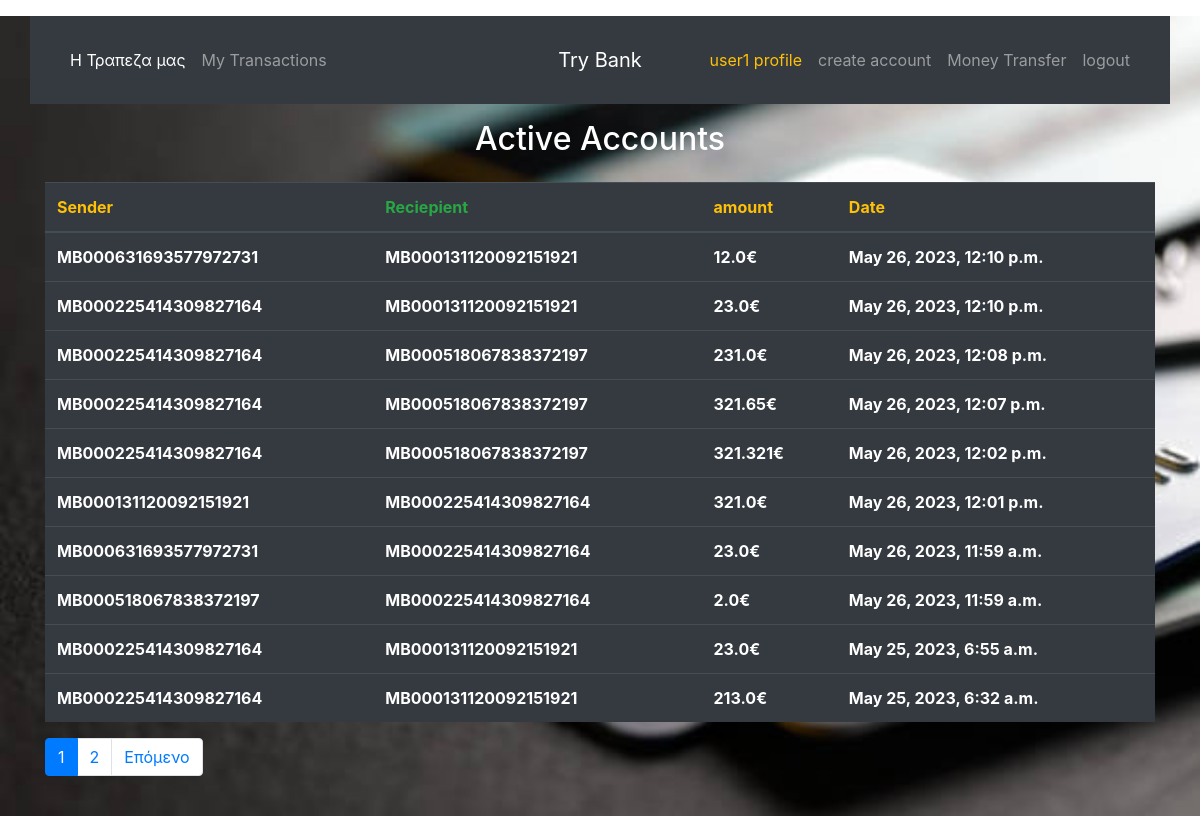
The app's page /my_transactions/ (signed in), older data.
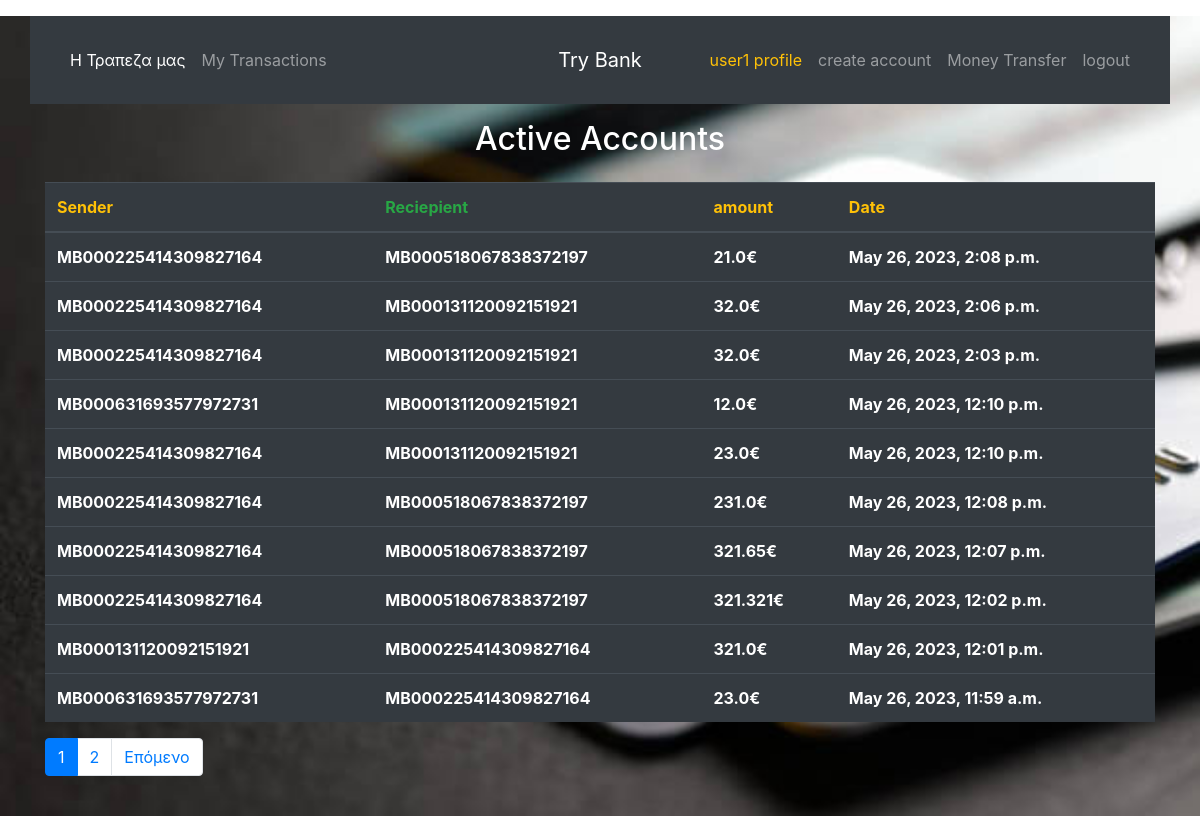
The same page, newer data.
### customers/models.py (models this page shows, shortened)
class Transactions(models.Model):
    sender_acc = models.ForeignKey(Accounts,on_delete=models.CASCADE, related_name='sender_acc')
    recipient_acc = models.ForeignKey(Accounts, on_delete=models.CASCADE, related_name='recipient_acc')
    amount = models.FloatField()
    date = models.DateTimeField(auto_now_add=True,null=True, blank=True)

class Accounts(models.Model):
    owner = models.ForeignKey(User, on_delete = models.CASCADE)
    acc_number = models.CharField(primary_key=True, max_length=20)
    balance = models.FloatField(default= 0)

### customers/views.py (the view)
# urls.py: path('my_transactions/',views.my_transactions, name= 'my_transactions'),
@login_required()
def my_transactions(request):
    user = request.user
    sender = Accounts.objects.filter(owner= user).all()
    saw_me = Transactions.objects.filter((Q(sender_acc__in=sender) | Q(recipient_acc__in=sender)))
    saw_me = saw_me.order_by('-date')
    paginator = Paginator(saw_me, per_page=10)
    page_number = request.GET.get('page', 1)
    pagin = paginator.get_page(page_number)
    context = {
        'pagin' : pagin,
    }
    return render(request, 'mytransactions.html', context)

### templates/mytransactions.html (shortened to what this page needs)
{% extends 'welcome_page.html' %}
{% block content %}
<div class="container">
    <div>
  <h2 class="text-center text-white">Active Accounts</h2>
    </div>
<div class="mt-4">
  <table class="table table-dark mt-4">
    <thead>
      <tr>
        <th class="text-warning">Sender</th>
        <th class="text-success">Reciepient</th>
        <th class="text-warning">amount</th>
        <th class="text-warning">Date</th>
      </tr>
    </thead>
      {% for object in pagin %}
      <tr>
          <th>{{object.sender_acc.acc_number}}</th>
          <th>{{object.recipient_acc.acc_number}}</th>
          <th>{{object.amount}}€</th>
          <th>{{object.date}}</th>
      </tr>
        {% endfor %}
      </table>
<nav aria-label="...">
  <ul class="pagination mt-3">
<li class="page-item active">
      <span class="page-link">{{pagin.number}}
      </span>
</li>
    {% if pagin.has_next%}
    <li class="page-item"><a class="page-link" href="?page={{pagin.next_page_number}}">{{pagin.next_page_number}}</a></li>
     <li class="page-item">
      <a class="page-link" href="?page={{pagin.next_page_number}}">Επόμενο</a>
       </li>
    {% endif %}
  </ul>
</nav>
</div>
</div>
{% endblock content %}

Row changes from the older to the newer data that the page shows:
no longer on this page (row unchanged): Transactions: sender_acc.acc_number "MB000518067838372197", recipient_acc.acc_number "MB000225414309827164", amount "2.0", date "May 26, 2023, 11:59 a.m."
no longer on this page (row unchanged): Transactions: sender_acc.acc_number "MB000225414309827164", recipient_acc.acc_number "MB000131120092151921", amount "23.0", date "May 25, 2023, 6:55 a.m."
no longer on this page (row unchanged): Transactions: sender_acc.acc_number "MB000225414309827164", recipient_acc.acc_number "MB000131120092151921", amount "213.0", date "May 25, 2023, 6:32 a.m."
added Transactions: sender_acc.acc_number "MB000225414309827164", recipient_acc.acc_number "MB000518067838372197", amount "21.0", date "May 26, 2023, 2:08 p.m."
added Transactions: sender_acc.acc_number "MB000225414309827164", recipient_acc.acc_number "MB000131120092151921", amount "32.0", date "May 26, 2023, 2:06 p.m."
added Transactions: sender_acc.acc_number "MB000225414309827164", recipient_acc.acc_number "MB000131120092151921", amount "32.0", date "May 26, 2023, 2:03 p.m."
